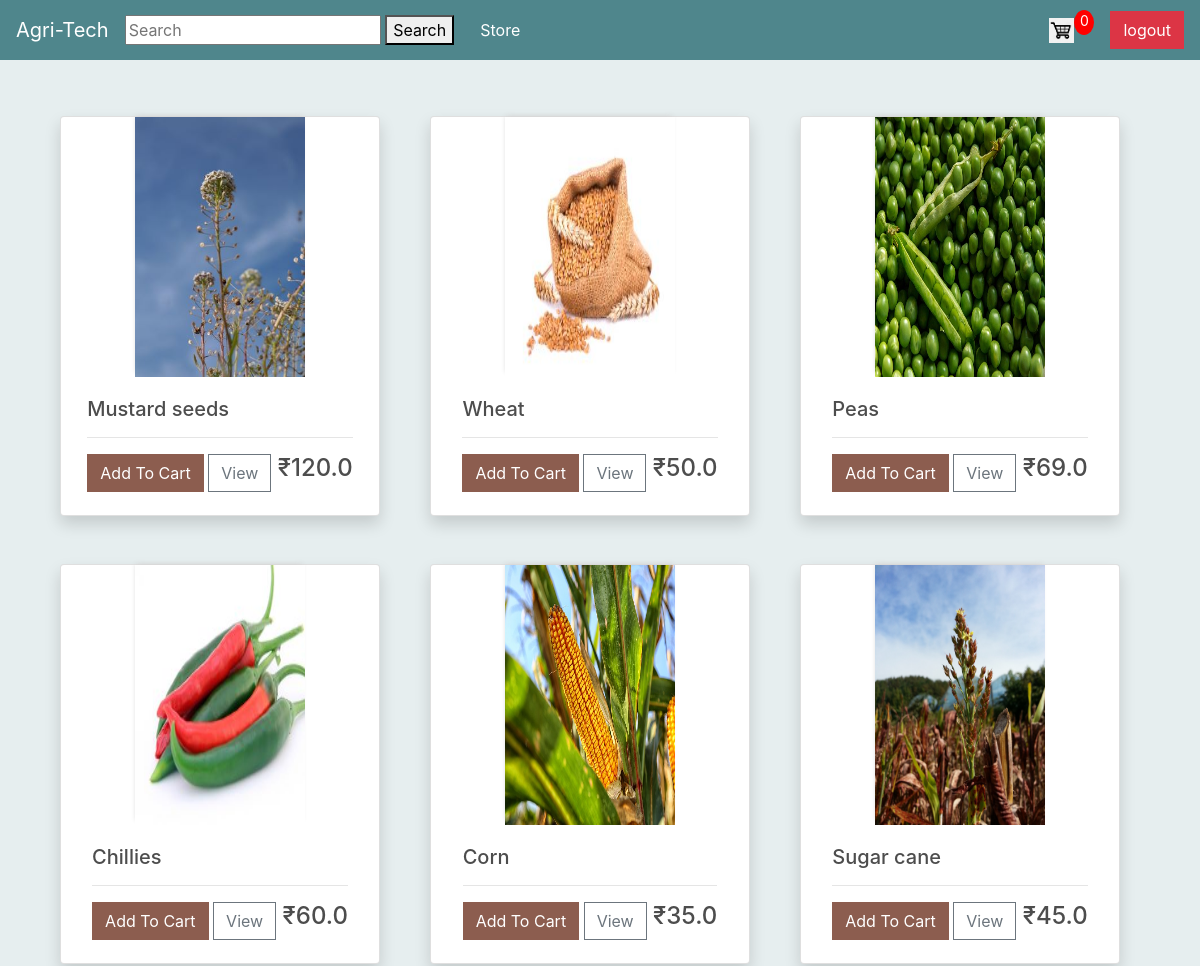
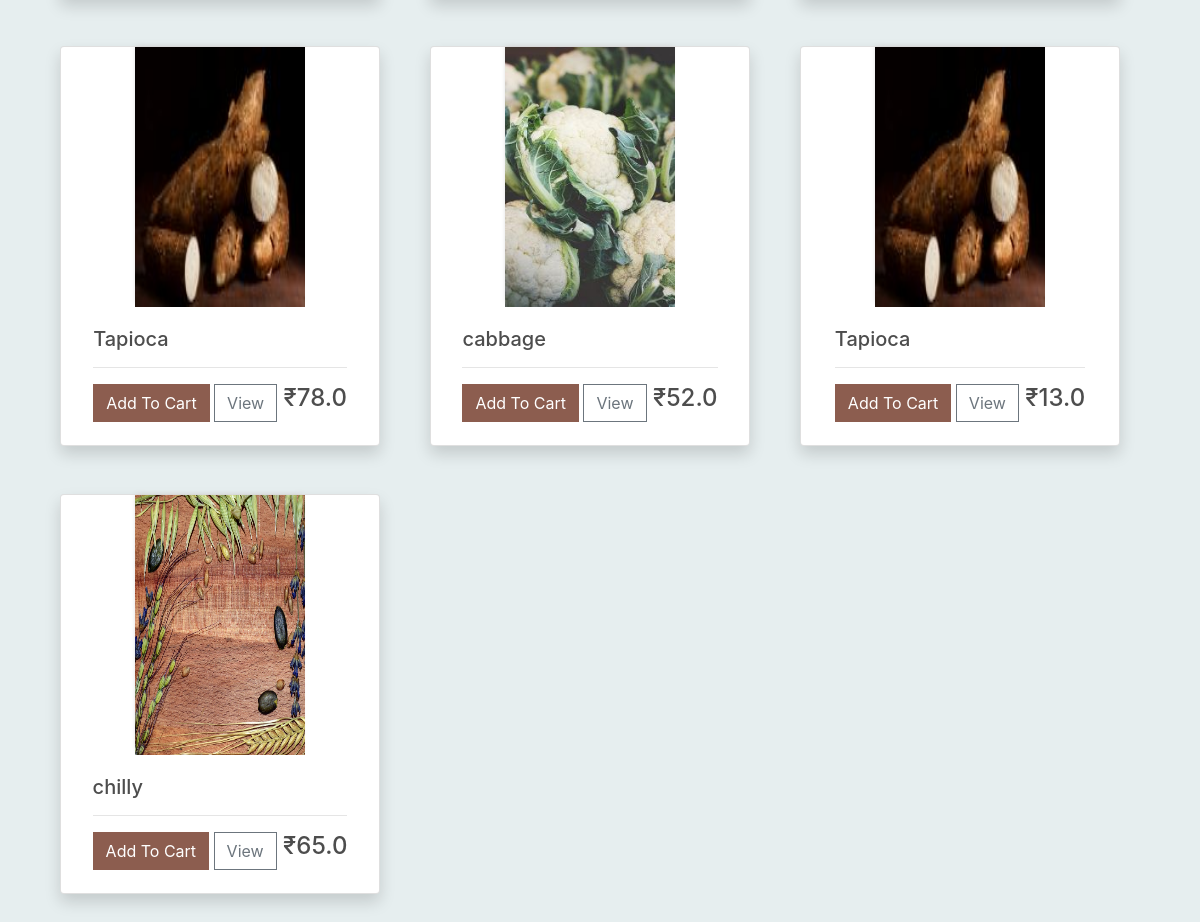
The page /store/ (signed in) on the database its author committed (2 pictures, top to bottom).
### store/models.py (models this page shows, shortened)
class Product(models.Model):
    name = models.CharField(max_length=200)
    price = models.FloatField()
    image = models.ImageField(null=True, blank=True)
    digital = models.BooleanField(default=False, null=True, blank=True)
    feature = models.TextField(max_length=1000, null=True, blank=True)
    link = EmbedVideoField()
    farmer = models.ForeignKey(Customer, null=True,on_delete=models.CASCADE)
    @property
    def imageURL(self):
        try:
            url = self.image.url
        except:
            url = ''
        return url

### store/views.py (the view)
# urls.py: path('', include('store.urls')),
def store(request):
    customer = None  # Initialize as None
    if request.user.is_authenticated:
        customer = request.user.customer
        order, created = Order.objects.get_or_create(customer=customer, complete=False)
        items = order.orderitem_set.all()
        cartItems = order.get_cart_items
    else:
        items = []
        order = {'get_cart_total': 0, 'get_cart_items': 0, 'shipping': False}
        cartItems = order['get_cart_items']
    products = Product.objects.all()
    if request.user.is_authenticated:
        custm = Customer.objects.get(user=request.user)
        context = {'products': products, 'cartItems': cartItems, "customer": custm.role}
    else:
        context = {'products': products, 'cartItems': cartItems, "customer": None}
    return render(request, 'store/store.html', context)

### store/models.py (called while the page is built)
	@property
	def get_cart_items(self):
		orderitems = self.orderitem_set.all()
		total = sum([item.quantity for item in orderitems])
		return total

### store/templates/store/store.html
{% extends 'store/main.html' %}
{% load static %}
{% block content %}
<div class="container mt-2 mb-3">
    <div class="row">
      {% for product in products %}
      <div class="col-lg-4 my-4">
        <div class="card shadow align-items-center" style="width: 20rem; height: 25rem;">
          <img class="thumbnail" src="{{product.imageURL}}"class="card-img-top" style="width: 170px; height: 260px;" alt="...">
          <div class="card-body">
            <h5 class="card-title">{{product.name}}</h5>
            <hr>
            {% if customer %}
            <button data-product="{{product.id}}" data-action="add" class="btn add-btn update-cart"
              style="background-color: #8c5d4f; color: white;">Add To Cart</button>
              {% else %}
              <a data-product="{{product.id}}" href="{% url 'login' %}" data-action="add" class="btn add-btn update-cart"
              style="background-color: #8c5d4f; color: white;">Add To Cart</button>
            {% endif %}
            <a href="/product_view/{{product.id}}/" class="btn btn-outline-secondary">View</a>
            <h4 style="display: inline-block; float: right;">&nbsp;₹{{product.price}}</h4>
          </div>
        </div>
      </div>
      {% endfor %}
    </div>
  </div>
{% endblock content %}

### static/css/main.css (style rules this page uses)
body { background-color: hsl(187, 22%, 92%); }
h1,h2,h3,h4,h5,h6 { color:hsl(0, 0%, 30%); }
.thumbnail { width: 100%; height: 200px; -webkit-box-shadow: -1px -3px 5px -2px rgba(214,214,214,1); -moz-box-shadow: -1px -3px 5px -2px rgba(214,214,214,1); box-shadow: -1px -3px 5px -2px rgba(214,214,214,1); }
.col-lg-4, .col-lg-6, .col-lg-8, .col-lg-12 { margin-top: 10px; }
.btn { border-radius: 0; }

### rows shown on the page
Product: imageURL (picture), name "Mustard seeds", price "120.0"
Product: imageURL (picture), name "Wheat", price "50.0"
Product: imageURL (picture), name "Peas", price "69.0"
Product: imageURL (picture), name "Chillies", price "60.0"
Product: imageURL (picture), name "Corn", price "35.0"
Product: imageURL (picture), name "Sugar cane", price "45.0"
Product: imageURL (picture), name "Tapioca", price "78.0"
Product: imageURL (picture), name "cabbage", price "52.0"
Product: imageURL (picture), name "Tapioca", price "13.0"
Product: imageURL (picture), name "chilly", price "65.0"

### other values the page prints
{{ cartItems }} "0"
